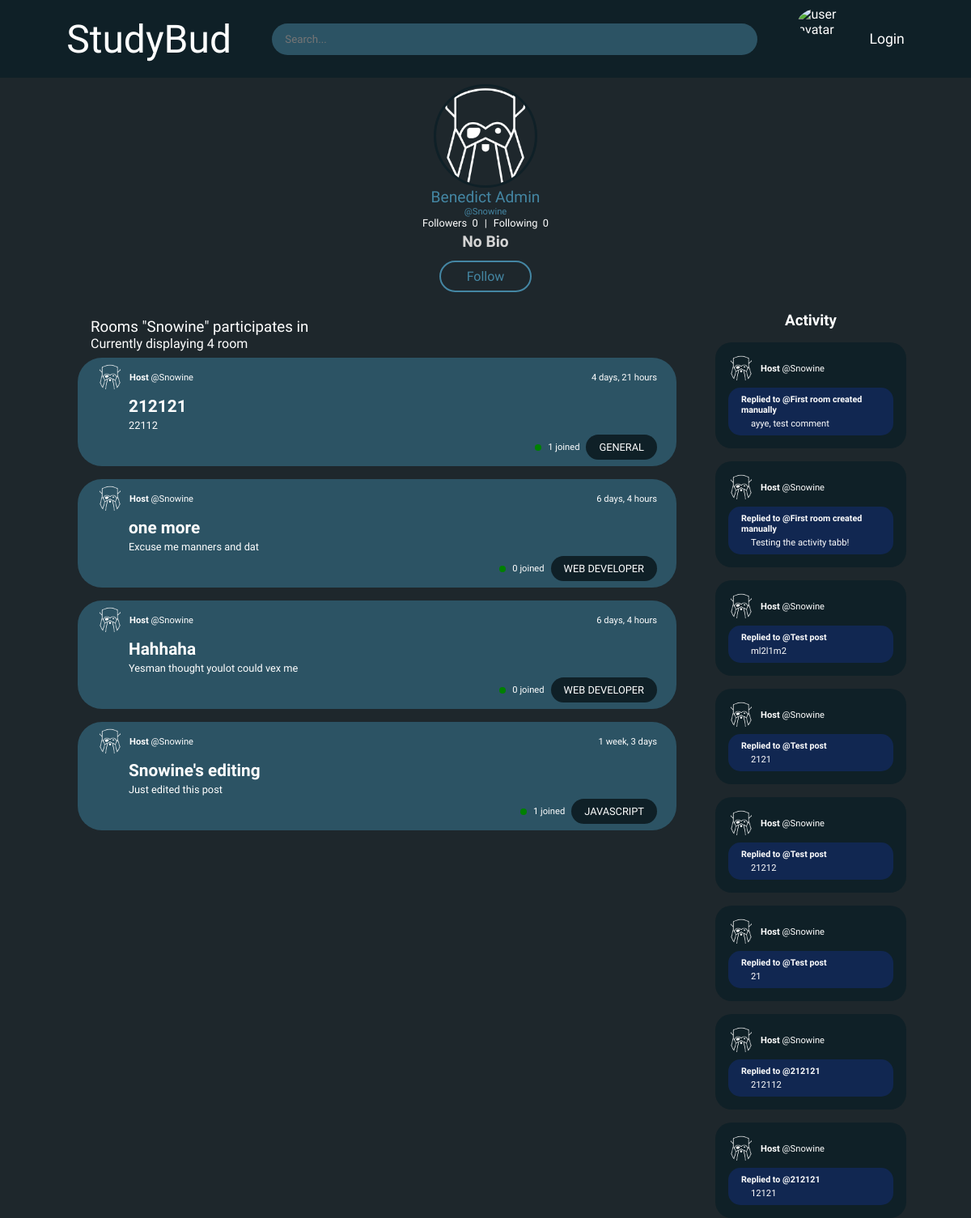
The app's page /profile/Snowine, older data.
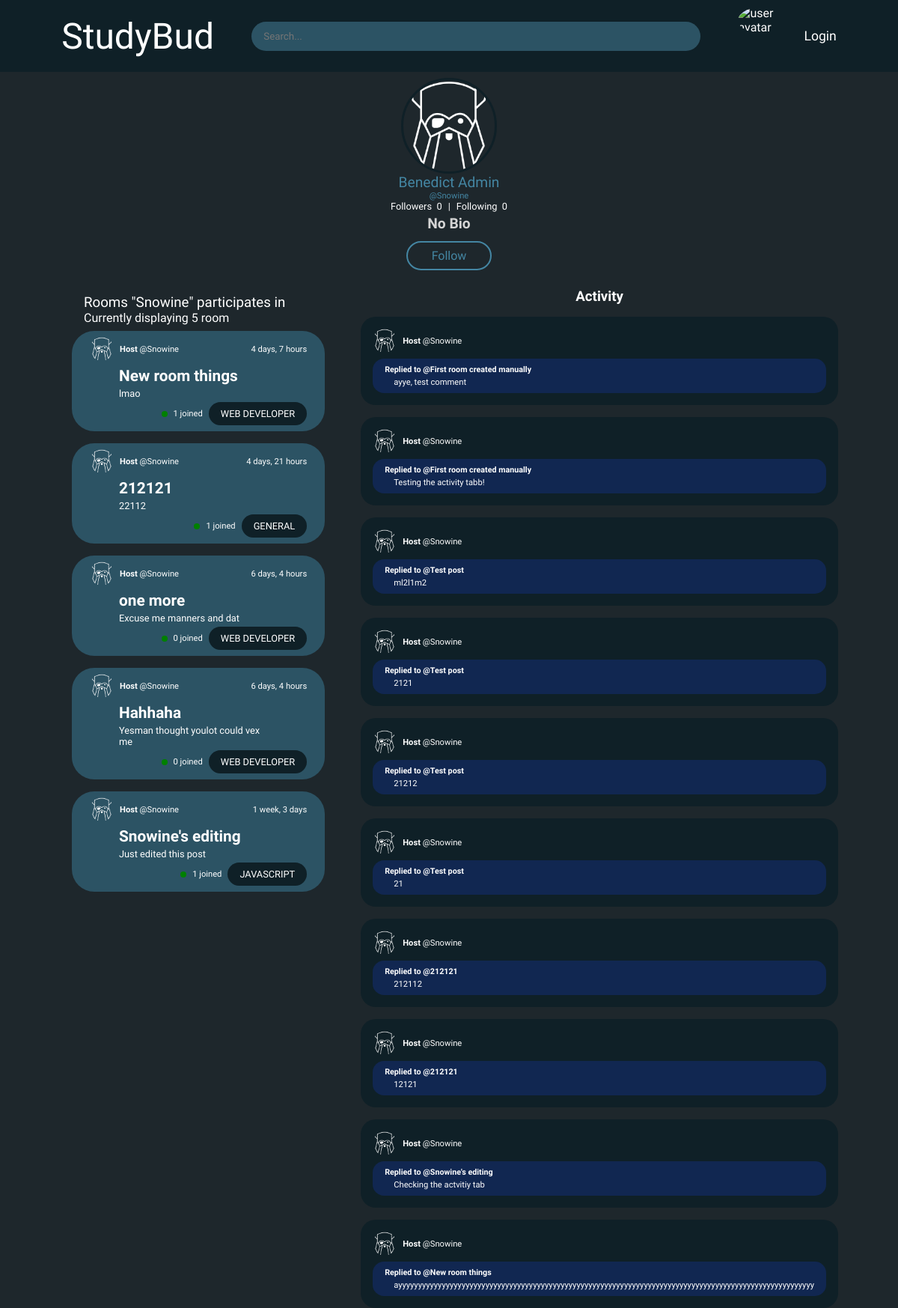
The same page, newer data.
### Studybud/models.py (models this page shows, shortened)
class User(AbstractUser):
    username = models.CharField(max_length=100)
    email = models.EmailField(('Email address'), unique=True)
    first_name = models.CharField(max_length=100)
    last_name = models.CharField(max_length=150)
    bio = models.TextField(max_length=255, blank=True)
    followers = models.ManyToManyField('User', related_name='Followers', blank=True)
    following = models.ManyToManyField('User', related_name='Following', blank=True)
    profile_picture = models.ImageField(default='avatar.png', blank=True, upload_to='profilePictures')
    USERNAME_FIELD = 'email'
    REQUIRED_FIELDS = ['username']

class Room(models.Model):
    id = models.UUIDField(primary_key=True, editable=False, default=uuid4)
    name = models.CharField(max_length=100)
    host = models.ForeignKey(User, on_delete=models.SET_NULL, null=True)
    topic = models.ForeignKey('Topic', on_delete=models.SET_NULL, null=True)
    description = models.TextField(max_length=255, blank=True)
    participants = models.ManyToManyField(User, related_name='participants', blank=True)
    created = models.DateTimeField(auto_now_add=True, editable=False)
    updated = models.DateTimeField(auto_now=True)
    class Meta():
        ordering = ['created', 'updated']

class Topic(models.Model):
    name = models.CharField(max_length=100)
    def __str__(self):
        return self.name

class Messages(models.Model):
    user = models.ForeignKey(User, on_delete=models.CASCADE)
    room = models.ForeignKey(Room, on_delete=models.CASCADE)
    message = models.TextField()
    created = models.DateTimeField(auto_now_add=True)
    id = models.UUIDField(primary_key=True, editable=False, default=uuid4)
    class Meta:
        verbose_name_plural = 'Messages'

### Studybud/views.py (the view)
# urls.py: path('profile/<str:username>', views.profile, name='profile'),
def profile(request, username):
    user = User.objects.get(username=username)
    rooms = Room.objects.filter(Q(host=user) | Q(participants=user)).order_by('-updated')
    activities = Messages.objects.filter(user=user)
    userFollowers = user.followers.all()
    status = request.user in userFollowers if True else False
    context = {
        'user': user,
        'rooms': rooms,
        'activities': activities,
        'status': status,
    }
    return render(request, 'Base/profile.html', context)

### templates/Base/profile.html
{% extends 'layout.html' %}
{% load static %}
{% block style %}
    <link rel="stylesheet" href="{% static 'styles/profile.css' %}">
{% endblock %}
{% block content %}
    <main>
        <div class="container">
            <div id="userInfo">
                <img src="{{user.profile_picture.url}}" alt="User profile picture">
                <p id="name">{{user.first_name}} {{user.last_name}}</p>
                <a href="">@{{user.username}}</a>
                <div id="userStats">
                    <pre>Followers  {{user.followers.count}}</pre>
                    <p>|</p>
                    <pre>Following  {{user.following.count}}</pre>
                </div>
                {% if not user.bio %}
                    <p id="userBio" style="font-weight: 600; font-size: 1.2rem;">No Bio</p>
                {% else %}
                    <p id="userBio">{{user.bio}}</p>
                {% endif %}
                <div id="btns">
                    {% if request.user == user %}
                        <a href="">Settings</a>
                    {% else %}
                        {% if status %}
                            <a href="{% url 'unfollow' user.username %}">Unfollow</a>
                        {% else%}
                            <a href="{% url 'follow' user.username %}">Follow</a>
                        {% endif %}
                    {% endif %}
                </div>
            </div>
            <div id="userContent">
                <div id="roomsSection">
                    <div id="heading">
                        <div id="titleContainer">
                            <h3>Rooms "{{user.username}}" participates in</h3>
                            <p>Currently displaying {{rooms.count}} {% if room.count > 1 %}
                                rooms
                                {% else %}
                                room
                                {% endif %}</p>
                        </div>
                    </div>
                    <div class="container">
                        {% for room in rooms %}
                        <div class="room">
                            <div class="roomHeading">
                                <div class="host">
                                    <img src="{{room.host.profile_picture.url}}" alt="Host profile picture">
                                    <p><strong>Host</strong> <a href="{% url 'profile' room.host.username%}">@{{room.host.username}}</a></p>
                                </div>
                                <p class="timePosted">{{room.created|timesince}}</p>
                            </div>
                            <div class="roomContent">
                                <h5 class="roomTitle"><a href="{% url 'room' room.id%}">{{room.name}}</a></h5>
                                <p class="roomDesc">{{room.description}}</p>
                                <div class="roomStats">
                                    <div class="joinedStats">
                                        <div class="dotIcon"></div>
                                        <p class="joined">{{room.participants.count}} joined</p>
                                    </div>
                                    <a href="{% url 'index' %}?q={{room.topic}}" class="roomTopic">{{room.topic}}</a>
                                </div>
                            </div>
                        </div>
                        {% endfor %}
                    </div>
                </div>
                <div id="activitySection">
                    <h3>Activity</h3>
                    <div class="activityContent">
                        {% for post in activities %}
                            <div class="post">
                                <div class="host">
                                    <img src="{{post.user.profile_picture.url}}" alt="Host profile picture">
                                    <p><strong>Host</strong> <a href="{% url 'profile' post.user.username%}">@{{post.user.username}}</a></p>
                                </div>
                                <div class="content">
                                    <h6>Replied to <a class="userRepliedTo">@{{post.room.name}}</a></h6>
                                    <p>{{post.message}}</p>
                                </div>
                            </div>
                        {% empty %}
                            <p style="color: white;">No activity yet.</p>
                        {% endfor %}
            </div>
        </div>
    </main>
{% endblock %}

### templates/layout.html (shortened to what this page needs)
{% load static %}
<!DOCTYPE html>
<html lang="en">
<head>
    <link rel="stylesheet" href="{% static 'styles/nav.css' %}">
    <link rel="stylesheet" href="{% static 'styles/general.css' %}">
    {% block style %}
    {% endblock%}
</head>
<body>
    {% include 'nav.html' %}
    {% block content %}
    {% endblock %}
</body>
</html>

### templates/nav.html (shortened to what this page needs)
{% load static %}
    <nav>
        <a id="logo" href="{% url 'index' %}"">StudyBud</a>
        <form id="search" action="" method="get">
            <input type="text" name="q" placeholder="Search..." id="searchInput">
        </form>
        <div id="user">
            {% if not request.user.is_authenticated %}
            <div class="userProfile">
                <div class="avatarContainer">
                    <img src="{% static 'images/avatar.png' %}" alt="user avatar" id="userAvatar" />
                </div>
                <a href="{% url 'login' %}">Login</a>
            </div>
            {% endif %}
        </div>
    </nav>

### Studybud/static/styles/nav.css (style rules this page uses)
nav { display: flex; background-color: var(--mainColor); color: white; padding: 8px 64px; justify-content: space-evenly; gap: 32px; align-items: center; position: relative; }
#search { flex-basis: 600px; }
#searchInput { outline: none; padding: 12px 16px; border-radius: 50px; width: 100%; border: none; background-color: var(--tertiaryColor); transition: outline 3s; color: white; }
#user { display: flex; align-items: center; gap: 32px; }
#user a { text-decoration: none; color: white; font-size: 1.1rem; }
#userAvatar { width: 100%; height: 100%; object-fit: cover; object-position: center; border-radius: 50%; }
.avatarContainer { width: 80px; height: 80px; overflow: hidden; }
#logo { font-family: 'Mouse Memoirs', sans-serif; font-size: 48px; text-decoration: none; color: white; }
.userProfile { display: flex; align-items: center; gap: 8px; }

### Studybud/static/styles/general.css (style rules this page uses)
* { box-sizing: border-box; padding: 0; margin: 0; font-family: 'Source Sans Pro', sans-serif; }
body { background-color: var(--bgColor); }
a { color: white; text-decoration: none; cursor: pointer; }
:root { --mainColor: #0F2027; --bgColor: #1E272C; --secondaryColor: #112751; --tertiaryColor: #2C5364; }

Row changes from the older to the newer data that the page shows:
added Room: host.profile_picture (picture), host.username "Snowine", created "4 days, 7 hours", name "New room things", description "lmao", participants.count "1", topic "WEB DEVELOPER"
added Messages: user.profile_picture (picture), user.username "Snowine", room.name "Snowine's editing", message "Checking the actvitiy tab"
added Messages: user.profile_picture (picture), user.username "Snowine", room.name "New room things", message "ayyyyyyyyyyyyyyyyyyyyyyyyyyyyyyyyyyyyyyyyyyyyyyyyyyyyyyyyyyyyyyyyyyyyyyyyyyyyyyyyyyyyyyyyyyyyyyyyyyyyyyyyy"
Text that changed along with them:
{{ rooms.count }}: "4" → "5"
